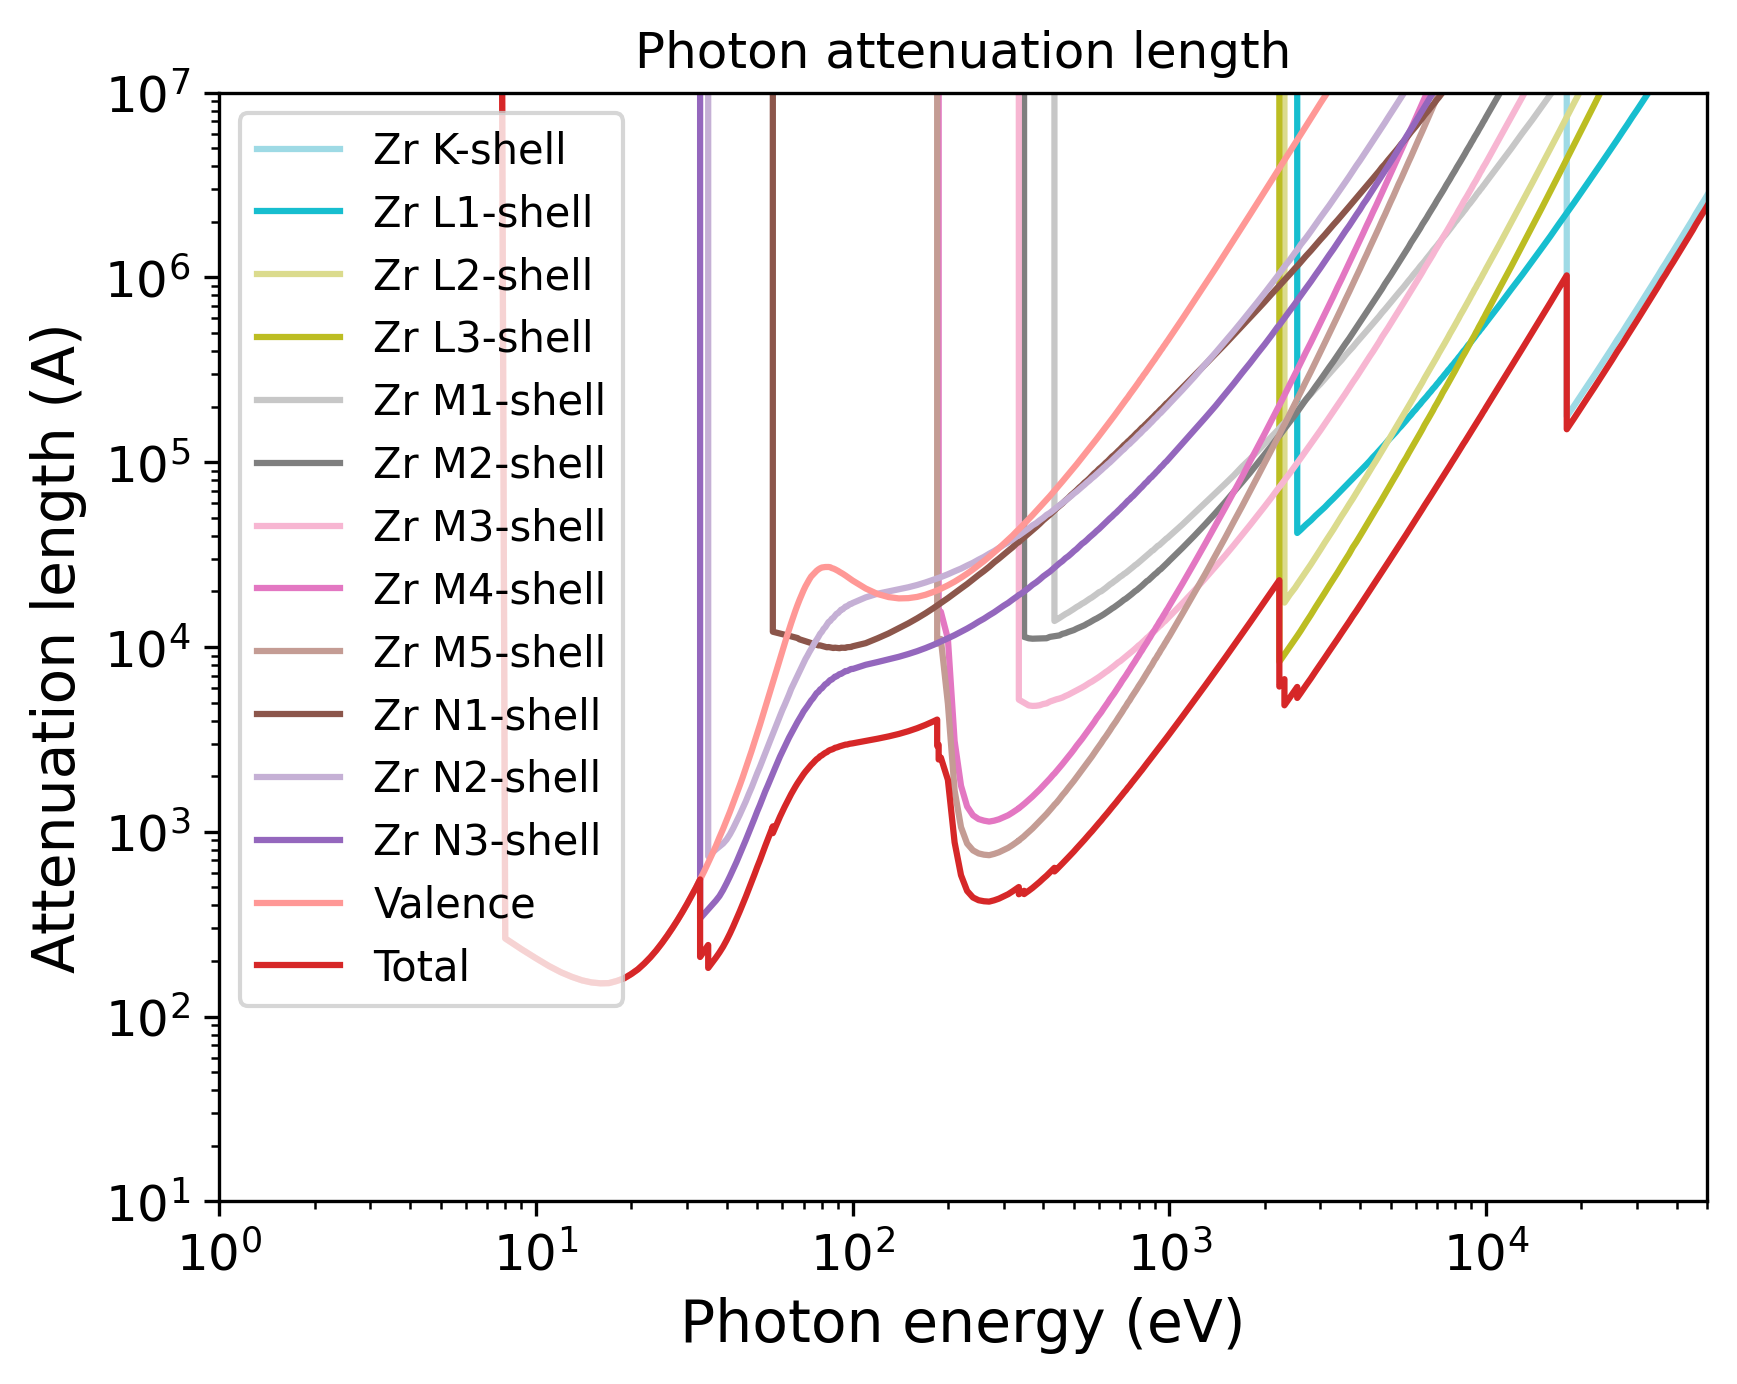

This chart was generated by the following Python code:
import pandas as pd
import numpy as np
import matplotlib.pyplot as plt
import matplotlib.cm as cm
# Set the format:
plt.xlabel("Photon energy (eV)", fontsize=14)
plt.ylabel("Attenuation length (A)", fontsize=14)
plt.xticks(fontsize=12)
plt.yticks(fontsize=12)
plt.grid(False)
# Set the axes:
# Read the output file:
df = pd.read_csv(r"OUTPUT_Zr_Photon_IMFP.dat", sep=r'\s+', header=None, comment="#", skipinitialspace=True)
plt.xscale("log")
plt.yscale("log")
# Prepare the plot:
columns_to_plot = [ 1, 2, 3, 4, 5, 6, 7, 8, 9, 10, 11, 12, 13, 14]
labels = [ "Zr K-shell", "Zr L1-shell", "Zr L2-shell", "Zr L3-shell", "Zr M1-shell", "Zr M2-shell", "Zr M3-shell", "Zr M4-shell", "Zr M5-shell", "Zr N1-shell", "Zr N2-shell", "Zr N3-shell", "Valence", "Total"]
# Create N distinct colors from a colormap
N = len(columns_to_plot)
colors = plt.cm.tab20(np.linspace(1, 0, 20))
# Set line styles:
linestyles = [ "-", "-", "-", "-", "-", "-", "-", "-", "-", "-", "-", "-", "-", "-"]
for i, col in enumerate(columns_to_plot):
    color = colors[i % len(colors)]
    ls    = linestyles[i % len(linestyles)]
    label = labels[i % len(labels)]
    plt.plot(df.iloc[:, 0], df.iloc[:, col],
    color=color,
    label=label,
    linestyle=ls)
plt.xlim(1.00000000,50000.00000000)
plt.ylim(10.00000000,10000000.00000000)
plt.title("Photon attenuation length")
plt.legend(loc="best", fontsize=10)
# Save the plot in this format:
plt.savefig("OUTPUT_MFP_photon.png", dpi=300, bbox_inches="tight")
